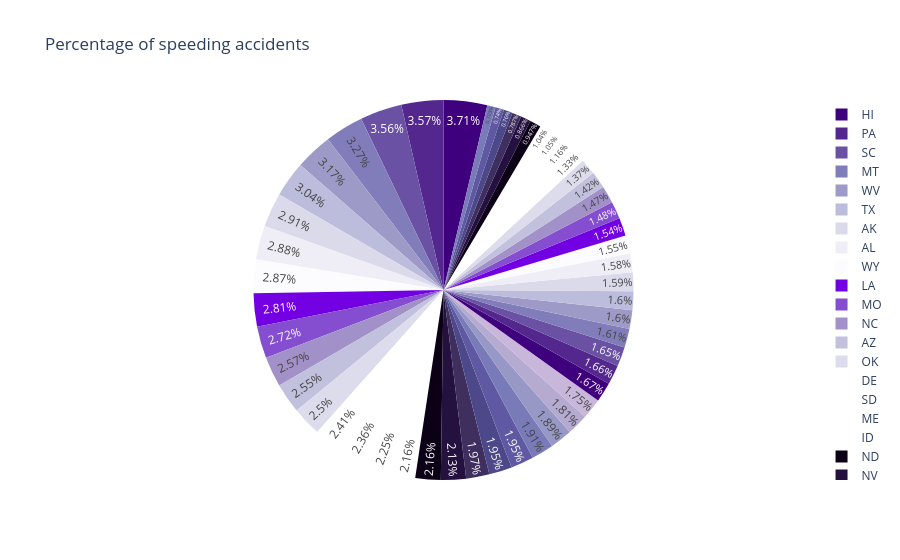

The notebook cell saved with this chart:
### Code cell
#percentage of speeding accidents
fig = px.pie(df, values='speeding', names='abbrev',
            title = 'Percentage of speeding accidents',
            color_discrete_sequence = px.colors.sequential.Purples_r)
fig.update_traces(textposition = 'inside')
fig.show()

### Figure 1 — Plotly figure (JSON) as saved in the notebook; plotly's stock layout.template omitted (floating-point values rounded to 4 significant figures)
{"data": [{"domain": {"x": [0, 1], "y": [0, 1]}, "hovertemplate": "abbrev=%{label}<br>speeding=%{value}<extra></extra>", "labels": ["AL", "AK", "AZ", "AR", "CA", "CO", "CT", "DE", "DC", "FL", "GA", "HI", "ID", "IL", "IN", "IA", "KS", "KY", "LA", "ME", "MD", "MA", "MI", "MN", "MS", "MO", "MT", "NE", "NV", "NH", "NJ", "NM", "NY", "NC", "ND", "OH", "OK", "OR", "PA", "RI", "SC", "SD", "TN", "TX", "UT", "VT", "VA", "WA", "WV", "WI", "WY"], "legendgroup": "", "name": "", "showlegend": true, "textposition": "inside", "type": "pie", "values": [7.332, 7.421, 6.51, 4.032, 4.2, 5.032, 4.968, 6.156, 2.006, 3.759, 2.964, 9.45, 5.508, 4.608, 3.625, 2.669, 4.806, 4.066, 7.175, 5.738, 4.25, 1.886, 3.384, 2.208, 2.64, 6.923, 8.346, 1.937, 5.439, 4.06, 1.792, 3.496, 3.936, 6.552, 5.497, 3.948, 6.368, 4.224, 9.1, 3.774, 9.082, 6.014, 4.095, 7.76, 4.859, 4.08, 2.413, 4.452, 8.092, 4.968, 7.308]}], "layout": {"legend": {"tracegroupgap": 0}, "piecolorway": ["rgb(63,0,125)", "rgb(84,39,143)", "rgb(106,81,163)", "rgb(128,125,186)", "rgb(158,154,200)", "rgb(188,189,220)", "rgb(218,218,235)", "rgb(239,237,245)", "rgb(252,251,253)"], "title": {"text": "Percentage of speeding accidents"}}}
